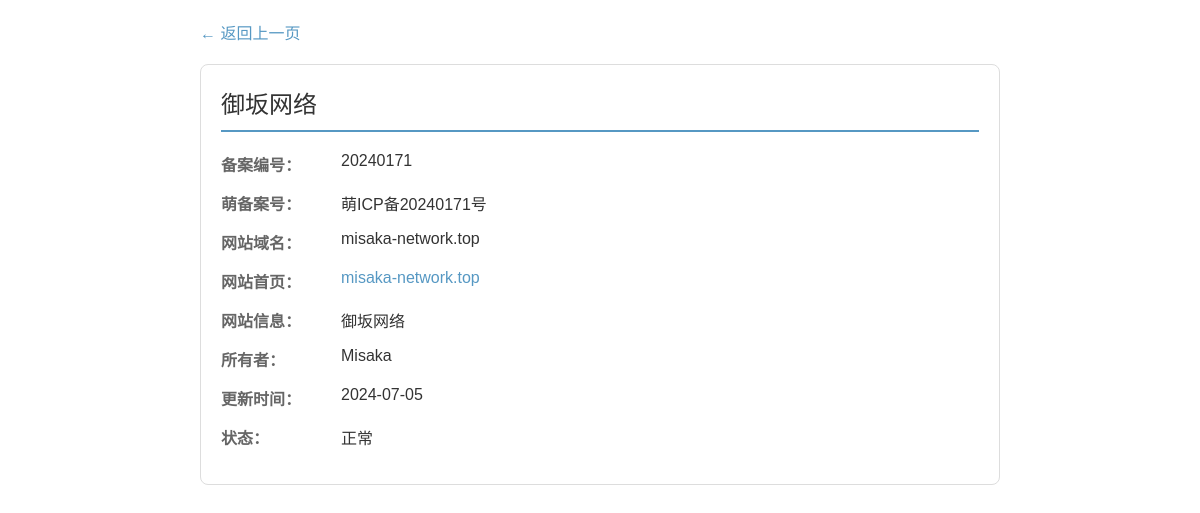
Page /record_detail.php?id=944 on the earlier database version.
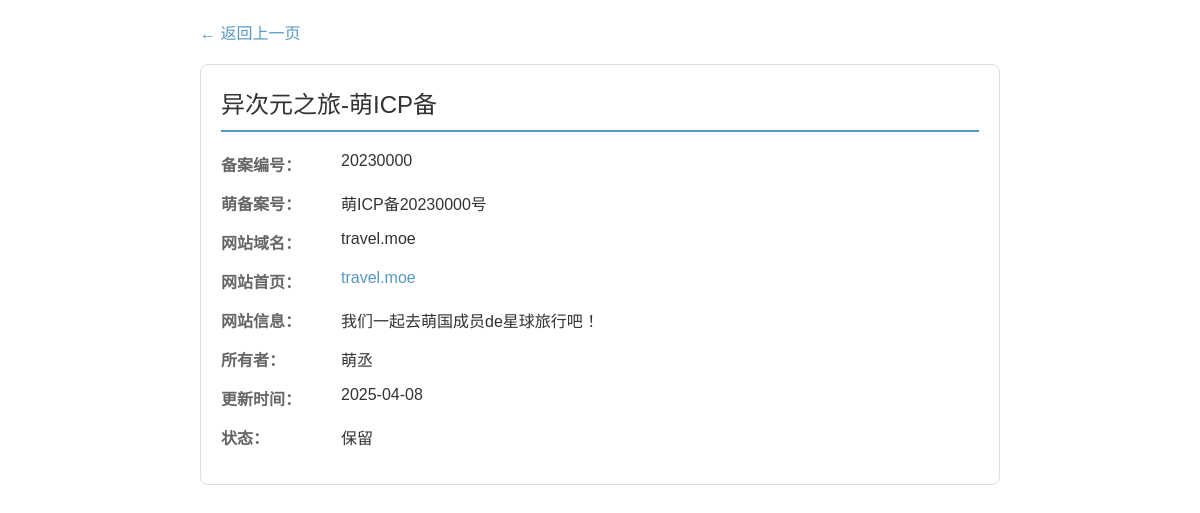
Same page on the later database version.
### tables this page shows
CREATE TABLE icp_records (
    id INTEGER PRIMARY KEY AUTOINCREMENT,
    record_number TEXT UNIQUE NOT NULL,
    year INTEGER NOT NULL,
    number INTEGER NOT NULL,
    site_name TEXT,
    domain TEXT,
    homepage TEXT,
    site_info TEXT,
    icp_number TEXT,
    owner TEXT,
    update_time TEXT,
    status TEXT
);

### record_detail.php (the view, shortened to what this page needs)
<?php
$db = new SQLite3("icp_records.db");
$id = isset($_GET["id"]) ? intval($_GET["id"]) : 0;
$stmt = $db->prepare("SELECT * FROM icp_records WHERE id = :id");
$stmt->bindValue(":id", $id);
$result = $stmt->execute();
$record = $result->fetchArray(SQLITE3_ASSOC);
?>
<!DOCTYPE html>
<html lang="zh-CN">
<head>
</head>
<body>
    <div class="container">
        <div class="back">
            <a href="javascript:history.back()">← 返回上一页</a>
        </div>
        <div class="record-card">
            <div class="record-title"><?php echo htmlspecialchars($record["site_name"]); ?></div>
            <div class="info-item">
                <div class="label">备案编号：</div>
                <div class="value"><?php echo $record["record_number"]; ?></div>
            </div>
            <div class="info-item">
                <div class="label">萌备案号：</div>
                <div class="value"><?php echo htmlspecialchars($record["icp_number"]); ?></div>
            </div>
            <div class="info-item">
                <div class="label">网站域名：</div>
                <div class="value"><?php echo htmlspecialchars($record["domain"]); ?></div>
            </div>
            <div class="info-item">
                <div class="label">网站首页：</div>
                <div class="value">
                    <a href="https://<?php echo htmlspecialchars($record["homepage"]); ?>" target="_blank">
                        <?php echo htmlspecialchars($record["homepage"]); ?>
                    </a>
                </div>
            </div>
            <div class="info-item">
                <div class="label">网站信息：</div>
                <div class="value"><?php echo htmlspecialchars($record["site_info"]); ?></div>
            </div>
            <div class="info-item">
                <div class="label">所有者：</div>
                <div class="value"><?php echo htmlspecialchars($record["owner"]); ?></div>
            </div>
            <div class="info-item">
                <div class="label">更新时间：</div>
                <div class="value"><?php echo htmlspecialchars($record["update_time"]); ?></div>
            </div>
            <div class="info-item">
                <div class="label">状态：</div>
                <div class="value"><?php echo htmlspecialchars($record["status"]); ?></div>
            </div>
        </div>
    </div>
</body>
</html>

### record_detail.php (style rules this page uses)
body { font-family: Arial, sans-serif; margin: 20px; }
.container { max-width: 800px; margin: 0 auto; }
.back { margin: 20px 0; }
.back a { text-decoration: none; color: #5698c3; }
.record-card { border: 1px solid #ddd; border-radius: 8px; padding: 20px; background: #fff; }
.record-title { font-size: 24px; color: #333; margin-bottom: 20px; padding-bottom: 10px; border-bottom: 2px solid #5698c3; }
.info-item { display: flex; margin: 15px 0; }
.label { width: 120px; font-weight: bold; color: #666; }
.value { flex: 1; color: #333; }
a { color: #5698c3; text-decoration: none; }

Differences in the rows shown:
changed icp_records: site_name "御坂网络" → "异次元之旅-萌ICP备"; record_number "20240171" → "20230000"; icp_number "萌ICP备20240171号" → "萌ICP备20230000号"; domain "misaka-network.top" → "travel.moe"; homepage "misaka-network.top" → "travel.moe"; site_info "御坂网络" → "我们一起去萌国成员de星球旅行吧 ！"; owner "Misaka" → "萌丞"; update_time "2024-07-05" → "2025-04-08"; status "正常" → "保留"
